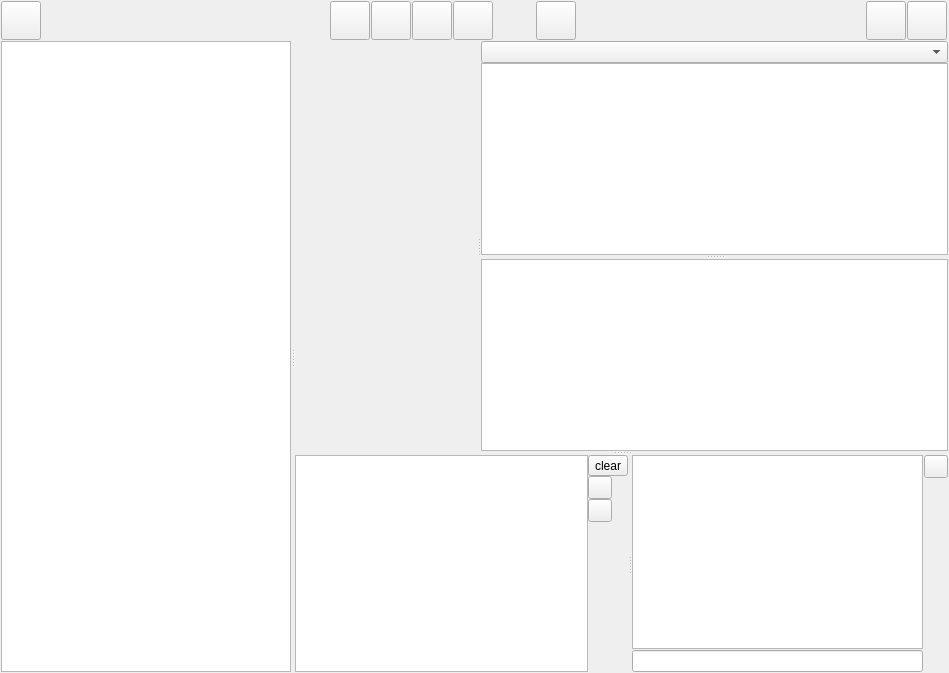
<?xml version="1.0" encoding="UTF-8"?>
<ui version="4.0">
 <class>Widget</class>
 <widget class="QWidget" name="Widget">
  <property name="geometry">
   <rect>
    <x>0</x>
    <y>0</y>
    <width>949</width>
    <height>673</height>
   </rect>
  </property>
  <property name="windowTitle">
   <string>GDB Frontend</string>
  </property>
  <layout class="QGridLayout" name="gridLayout">
   <property name="leftMargin">
    <number>1</number>
   </property>
   <property name="topMargin">
    <number>1</number>
   </property>
   <property name="rightMargin">
    <number>1</number>
   </property>
   <property name="bottomMargin">
    <number>1</number>
   </property>
   <property name="spacing">
    <number>1</number>
   </property>
   <item row="0" column="5">
    <widget class="QToolButton" name="buttonFinish">
     <property name="icon">
      <iconset resource="resources/images.qrc">
       <normaloff>:/images/debug-step-out-v2.svg</normaloff>:/images/debug-step-out-v2.svg</iconset>
     </property>
     <property name="iconSize">
      <size>
       <width>32</width>
       <height>32</height>
      </size>
     </property>
     <attribute name="buttonGroup">
      <string notr="true">buttonGroup</string>
     </attribute>
    </widget>
   </item>
   <item row="0" column="2">
    <widget class="QToolButton" name="buttonRun">
     <property name="icon">
      <iconset resource="resources/images.qrc">
       <normaloff>:/images/debug-run-v2.svg</normaloff>:/images/debug-run-v2.svg</iconset>
     </property>
     <property name="iconSize">
      <size>
       <width>32</width>
       <height>32</height>
      </size>
     </property>
     <attribute name="buttonGroup">
      <string notr="true">buttonGroup</string>
     </attribute>
    </widget>
   </item>
   <item row="0" column="0">
    <widget class="QToolButton" name="buttonDebugStart">
     <property name="icon">
      <iconset resource="resources/images.qrc">
       <normaloff>:/images/debug-init.svg</normaloff>:/images/debug-init.svg</iconset>
     </property>
     <property name="iconSize">
      <size>
       <width>32</width>
       <height>32</height>
      </size>
     </property>
    </widget>
   </item>
   <item row="0" column="9">
    <spacer name="horizontalSpacer_2">
     <property name="orientation">
      <enum>Qt::Horizontal</enum>
     </property>
     <property name="sizeHint" stdset="0">
      <size>
       <width>287</width>
       <height>20</height>
      </size>
     </property>
    </spacer>
   </item>
   <item row="0" column="11">
    <widget class="QToolButton" name="buttonAbout">
     <property name="icon">
      <iconset resource="resources/images.qrc">
       <normaloff>:/images/help-about.svg</normaloff>:/images/help-about.svg</iconset>
     </property>
     <property name="iconSize">
      <size>
       <width>32</width>
       <height>32</height>
      </size>
     </property>
    </widget>
   </item>
   <item row="0" column="12">
    <widget class="QToolButton" name="buttonAppQuit">
     <property name="icon">
      <iconset resource="resources/images.qrc">
       <normaloff>:/images/application-exit.svg</normaloff>:/images/application-exit.svg</iconset>
     </property>
     <property name="iconSize">
      <size>
       <width>32</width>
       <height>32</height>
      </size>
     </property>
    </widget>
   </item>
   <item row="1" column="0" colspan="14">
    <widget class="QSplitter" name="splitterOuter">
     <property name="orientation">
      <enum>Qt::Horizontal</enum>
     </property>
     <widget class="QTreeView" name="treeView">
      <property name="editTriggers">
       <set>QAbstractItemView::NoEditTriggers</set>
      </property>
     </widget>
     <widget class="QSplitter" name="splitterCodeEditor">
      <property name="orientation">
       <enum>Qt::Vertical</enum>
      </property>
      <widget class="QSplitter" name="splitterUpper">
       <property name="orientation">
        <enum>Qt::Horizontal</enum>
       </property>
       <widget class="QsciScintilla" name="textEdit" native="true"/>
       <widget class="QWidget" name="layoutWidget1">
        <layout class="QVBoxLayout" name="verticalLayout">
         <property name="spacing">
          <number>0</number>
         </property>
         <item>
          <widget class="QComboBox" name="threadSelector"/>
         </item>
         <item>
          <widget class="QSplitter" name="splitterInner">
           <property name="orientation">
            <enum>Qt::Vertical</enum>
           </property>
           <widget class="QTableView" name="stackTraceView">
            <property name="editTriggers">
             <set>QAbstractItemView::NoEditTriggers</set>
            </property>
            <property name="selectionBehavior">
             <enum>QAbstractItemView::SelectRows</enum>
            </property>
           </widget>
           <widget class="QTableView" name="contextFrameView"/>
          </widget>
         </item>
        </layout>
       </widget>
      </widget>
      <widget class="QSplitter" name="splitterBottom">
       <property name="orientation">
        <enum>Qt::Horizontal</enum>
       </property>
       <widget class="QWidget" name="layoutWidget2">
        <layout class="QHBoxLayout" name="horizontalLayout_2">
         <property name="spacing">
          <number>0</number>
         </property>
         <item>
          <widget class="QTreeView" name="watchView"/>
         </item>
         <item>
          <layout class="QVBoxLayout" name="verticalLayout_2">
           <property name="spacing">
            <number>0</number>
           </property>
           <item>
            <widget class="QToolButton" name="buttonWatchClear">
             <property name="text">
              <string>clear</string>
             </property>
             <property name="icon">
              <iconset resource="resources/images.qrc">
               <normaloff>:/images/edit-clear.svg</normaloff>:/images/edit-clear.svg</iconset>
             </property>
            </widget>
           </item>
           <item>
            <widget class="QToolButton" name="buttonWatchAdd">
             <property name="icon">
              <iconset resource="resources/images.qrc">
               <normaloff>:/images/list-add.svg</normaloff>:/images/list-add.svg</iconset>
             </property>
            </widget>
           </item>
           <item>
            <widget class="QToolButton" name="buttonWatchDel">
             <property name="icon">
              <iconset resource="resources/images.qrc">
               <normaloff>:/images/list-remove.svg</normaloff>:/images/list-remove.svg</iconset>
             </property>
            </widget>
           </item>
           <item>
            <spacer name="verticalSpacer_2">
             <property name="orientation">
              <enum>Qt::Vertical</enum>
             </property>
             <property name="sizeHint" stdset="0">
              <size>
               <width>20</width>
               <height>40</height>
              </size>
             </property>
            </spacer>
           </item>
          </layout>
         </item>
        </layout>
       </widget>
       <widget class="QWidget" name="layoutWidget3">
        <layout class="QHBoxLayout" name="horizontalLayout_3">
         <property name="spacing">
          <number>1</number>
         </property>
         <item>
          <layout class="QVBoxLayout" name="verticalLayout_4">
           <property name="spacing">
            <number>1</number>
           </property>
           <item>
            <widget class="QTextBrowser" name="gdbOut">
             <property name="font">
              <font>
               <family>Ubuntu Mono</family>
              </font>
             </property>
            </widget>
           </item>
           <item>
            <widget class="QLineEdit" name="commadLine"/>
           </item>
          </layout>
         </item>
         <item>
          <layout class="QVBoxLayout" name="verticalLayout_3">
           <property name="spacing">
            <number>0</number>
           </property>
           <item>
            <widget class="QToolButton" name="buttonLogClear">
             <property name="icon">
              <iconset resource="resources/images.qrc">
               <normaloff>:/images/edit-clear.svg</normaloff>:/images/edit-clear.svg</iconset>
             </property>
            </widget>
           </item>
           <item>
            <spacer name="verticalSpacer">
             <property name="orientation">
              <enum>Qt::Vertical</enum>
             </property>
             <property name="sizeHint" stdset="0">
              <size>
               <width>20</width>
               <height>40</height>
              </size>
             </property>
            </spacer>
           </item>
          </layout>
         </item>
        </layout>
       </widget>
      </widget>
     </widget>
    </widget>
   </item>
   <item row="0" column="3">
    <widget class="QToolButton" name="buttonNext">
     <property name="icon">
      <iconset resource="resources/images.qrc">
       <normaloff>:/images/debug-step-over-v2.svg</normaloff>:/images/debug-step-over-v2.svg</iconset>
     </property>
     <property name="iconSize">
      <size>
       <width>32</width>
       <height>32</height>
      </size>
     </property>
     <attribute name="buttonGroup">
      <string notr="true">buttonGroup</string>
     </attribute>
    </widget>
   </item>
   <item row="0" column="4">
    <widget class="QToolButton" name="buttonNextInto">
     <property name="icon">
      <iconset resource="resources/images.qrc">
       <normaloff>:/images/debug-step-into-v2.svg</normaloff>:/images/debug-step-into-v2.svg</iconset>
     </property>
     <property name="iconSize">
      <size>
       <width>32</width>
       <height>32</height>
      </size>
     </property>
     <attribute name="buttonGroup">
      <string notr="true">buttonGroup</string>
     </attribute>
    </widget>
   </item>
   <item row="0" column="8">
    <widget class="QToolButton" name="buttonQuit">
     <property name="icon">
      <iconset resource="resources/images.qrc">
       <normaloff>:/images/debug-stop-v2.svg</normaloff>:/images/debug-stop-v2.svg</iconset>
     </property>
     <property name="iconSize">
      <size>
       <width>32</width>
       <height>32</height>
      </size>
     </property>
     <attribute name="buttonGroup">
      <string notr="true">buttonGroup</string>
     </attribute>
    </widget>
   </item>
   <item row="0" column="1">
    <spacer name="horizontalSpacer">
     <property name="orientation">
      <enum>Qt::Horizontal</enum>
     </property>
     <property name="sizeHint" stdset="0">
      <size>
       <width>287</width>
       <height>20</height>
      </size>
     </property>
    </spacer>
   </item>
   <item row="0" column="7">
    <spacer name="horizontalSpacer_3">
     <property name="orientation">
      <enum>Qt::Horizontal</enum>
     </property>
     <property name="sizeType">
      <enum>QSizePolicy::Fixed</enum>
     </property>
     <property name="sizeHint" stdset="0">
      <size>
       <width>40</width>
       <height>20</height>
      </size>
     </property>
    </spacer>
   </item>
  </layout>
 </widget>
 <customwidgets>
  <customwidget>
   <class>QsciScintilla</class>
   <extends>QWidget</extends>
   <header>Qsci/qsciscintilla.h</header>
   <container>1</container>
  </customwidget>
 </customwidgets>
 <resources>
  <include location="resources/images.qrc"/>
 </resources>
 <connections>
  <connection>
   <sender>buttonLogClear</sender>
   <signal>clicked()</signal>
   <receiver>gdbOut</receiver>
   <slot>clear()</slot>
   <hints>
    <hint type="sourcelabel">
     <x>585</x>
     <y>472</y>
    </hint>
    <hint type="destinationlabel">
     <x>481</x>
     <y>487</y>
    </hint>
   </hints>
  </connection>
 </connections>
 <buttongroups>
  <buttongroup name="buttonGroup"/>
 </buttongroups>
</ui>
